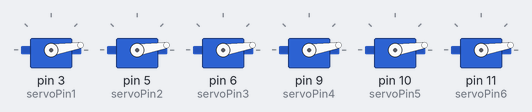
This sketch was run on a simulated Arduino Uno, built with avr-gcc and run on an emulated ATmega328P. On the bench: 6 × servo. What the sketch prints to the serial monitor is not drawn.

Above: at 0.15 s.
At 6.7 s:
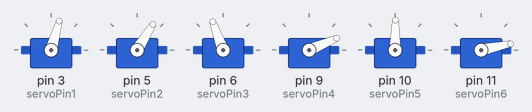
At 13.54 s:
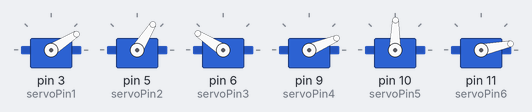
At 17.2 s:
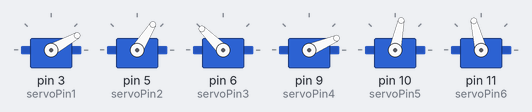
At 24.05 s:
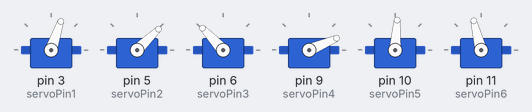
At 33.3 s:
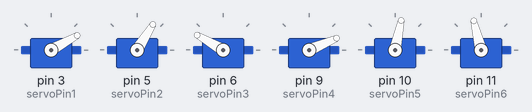
Timing chart, 0 to 40.0 s (numbered marks = the images above):
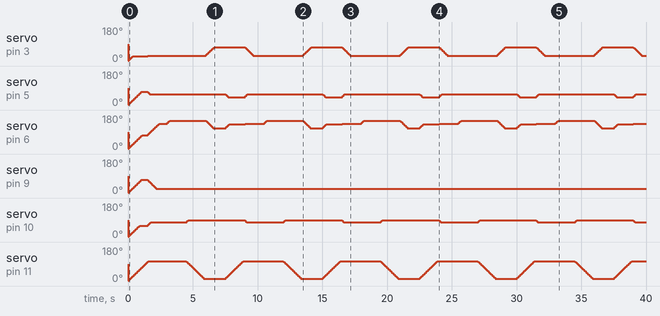

The sketch:

servo_final.ino
```cpp
#include <Servo.h>

// Declaring Macros for control
#define OPEN 104
#define CLOSED 12

// Declare 6 servos
Servo servo1;
Servo servo2;
Servo servo3;
Servo servo4;
Servo servo5;
Servo servo6;

// Define servo pins
const int servoPin1 = 3;
const int servoPin2 = 5;
const int servoPin3 = 6;
const int servoPin4 = 9;
const int servoPin5 = 10;
const int servoPin6 = 11;

// Variables to track positions and timing
unsigned long previousMillis = 0;
unsigned long trajectoryMillis = 0;
const unsigned long interval = 15; // Update interval for smooth movement (20ms)
const unsigned long interval2 = 1500; // Update interval for trajectory (1s)
int currentPos1 = 0, currentPos2 = 0, currentPos3 = 0, currentPos4 = 0, currentPos5 = 0, currentPos6 = 0;
int targetPos1, targetPos2, targetPos3, targetPos4, targetPos5, targetPos6;

// Function to move servos smoothly
void moveServoSmoothly() {
  unsigned long currentMillis = millis();

  if (currentMillis - previousMillis >= interval) {
    previousMillis = currentMillis;

    if (currentPos1 < targetPos1) currentPos1++;
    if (currentPos1 > targetPos1) currentPos1--;

    if (currentPos2 < targetPos2) currentPos2++;
    if (currentPos2 > targetPos2) currentPos2--;

    if (currentPos3 < targetPos3) currentPos3++;
    if (currentPos3 > targetPos3) currentPos3--;

    if (currentPos4 < targetPos4) currentPos4++;
    if (currentPos4 > targetPos4) currentPos4--;

    if (currentPos5 < targetPos5) currentPos5++;
    if (currentPos5 > targetPos5) currentPos5--;

    if (currentPos6 < targetPos6) currentPos6++;
    if (currentPos6 > targetPos6) currentPos6--;

    servo1.write(currentPos1);
    servo2.write(currentPos2);
    servo3.write(currentPos3);
    servo4.write(currentPos4);
    servo5.write(currentPos5);
    servo6.write(currentPos6);
  }
}

// Function to set target positions for servos
void pos_control(int p1, int p2, int p3, int p4, int p5, int p6) {
  targetPos1 = p1;
  targetPos2 = p2;
  targetPos3 = p3;
  targetPos4 = p4;
  targetPos5 = p5;
  targetPos6 = p6;
}

// Hard-coded trajectory function
void trajectory() {
  unsigned long currentMillis = millis();
  if (currentMillis - trajectoryMillis >= interval2) {
    trajectoryMillis = currentMillis;

    static int step = 0; // Step variable to keep track of trajectory steps

    switch (step) {
      case 0:
        pos_control(29, 58, 135, 23, 78, OPEN); // P1
        break;
      case 1:
        pos_control(29, 58, 150, 23, 78, OPEN); // P1
        break;
      case 2:
        pos_control(29, 58, 150, 23, 89, CLOSED); // P2
        break;
      case 3:
        pos_control(74, 58, 110, 23, 89, CLOSED); // P3
        break;
      case 4:
        pos_control(74, 41, 130, 23, 89, OPEN); // P4
      default:
        step = -1; // Reset to -1 to start over or modify for different behaviors
        break;
    }

    step++; // Move to the next step
  }
}

void setup() {
  // Attach the servos to the pins
  servo1.attach(servoPin1);
  servo2.attach(servoPin2);
  servo3.attach(servoPin3);
  servo4.attach(servoPin4);
  servo5.attach(servoPin5);
  servo6.attach(servoPin6);

  // Initialize serial communication
  Serial.begin(9600);
  Serial.println("System Initialized.");

  // Set initial position
  pos_control(26, 70, 73, 69, 60, OPEN);
}

void loop() {
  moveServoSmoothly(); // Update servo positions incrementally
  trajectory(); // Run trajectory function
}
```
